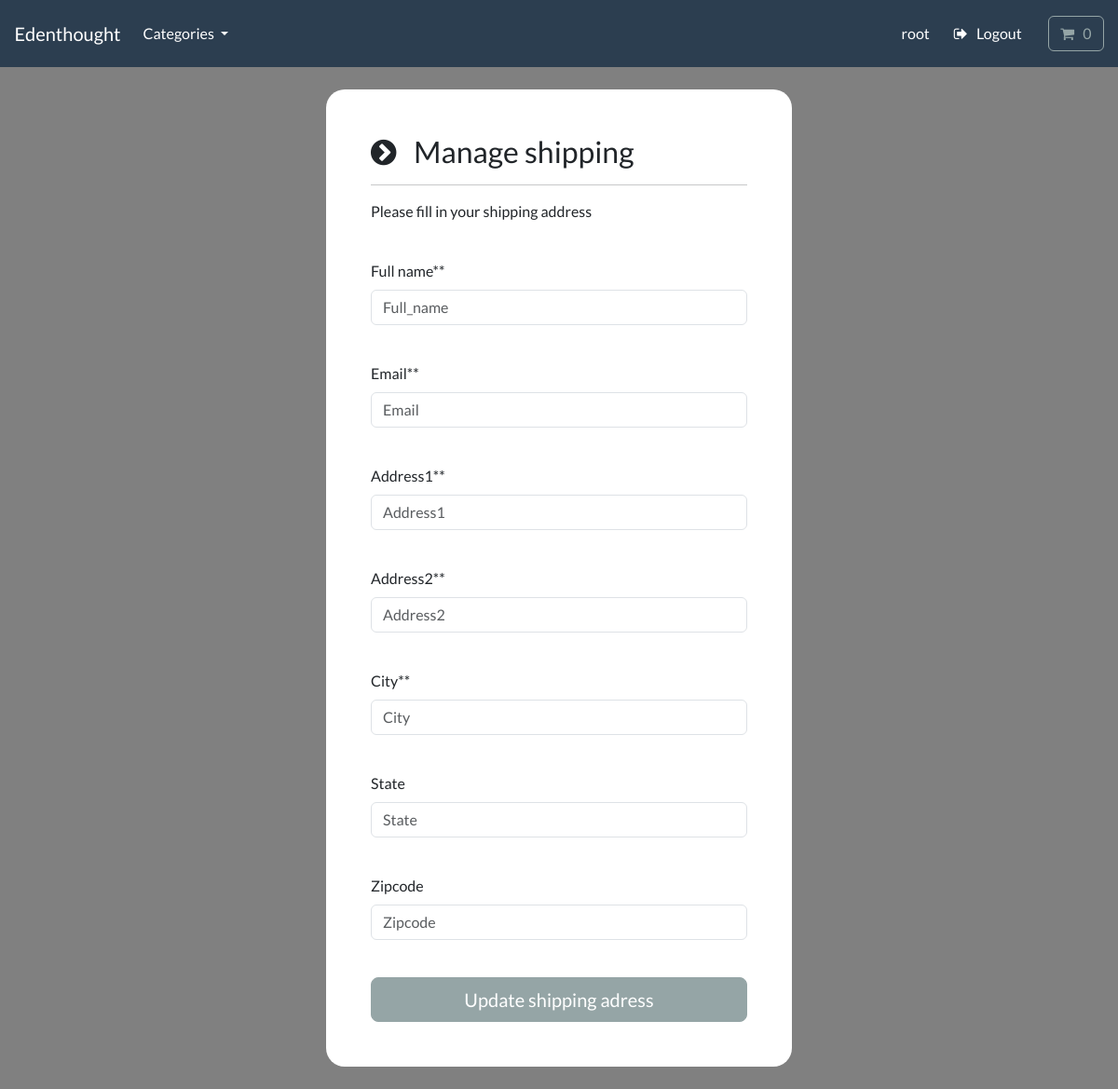
/account/manage-shipping (signed in), run on an earlier commit of the app's database.
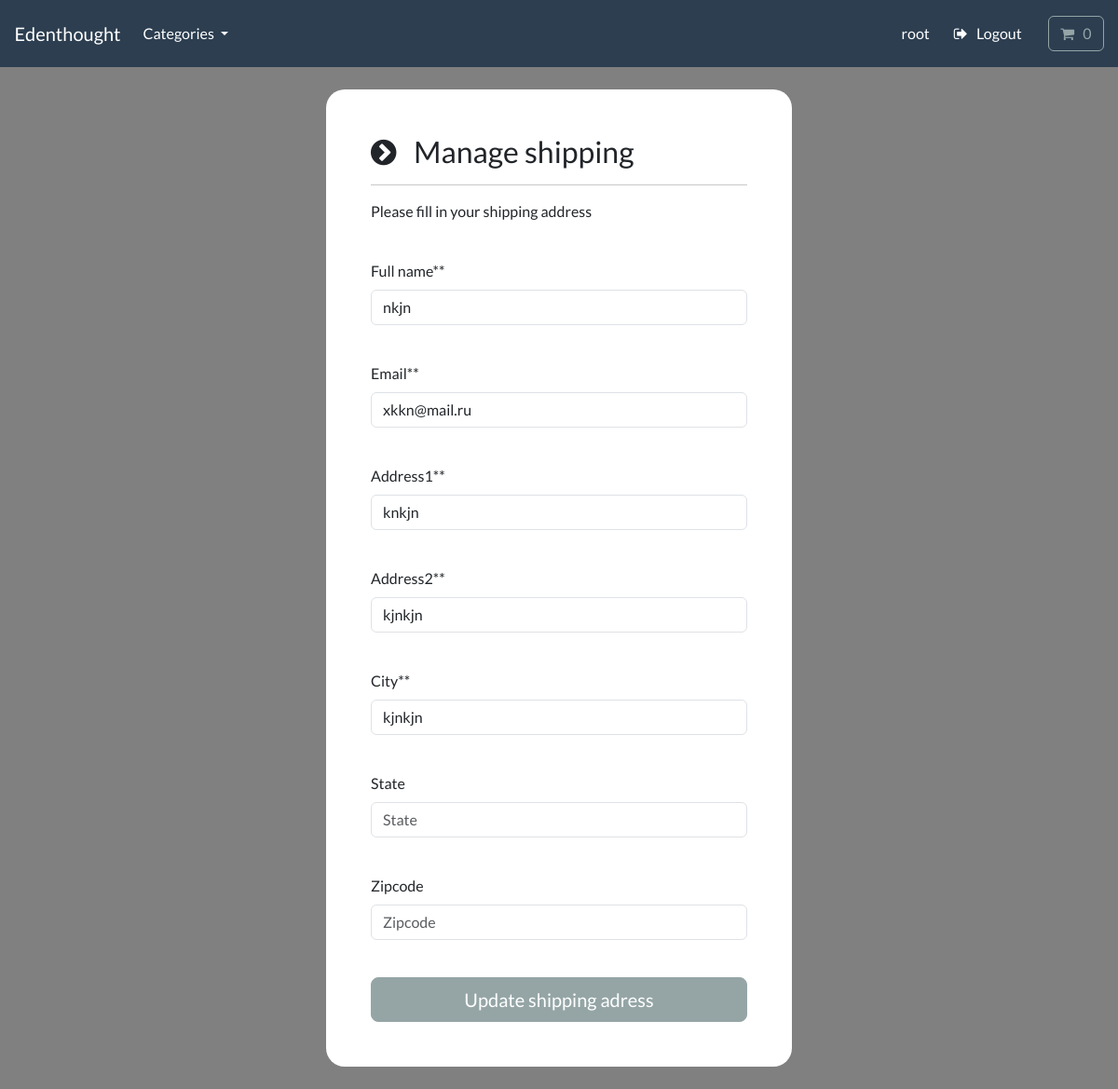
And on a later commit of the database.
### payment/models.py (models this page shows, shortened)
class ShippingAdress(models.Model):
    full_name = models.CharField(max_length=300)
    email=models.EmailField(max_length=255)
    address1=models.CharField(max_length=300)
    address2 = models.CharField(max_length=300)
    city=models.CharField(max_length=255)
    state=models.CharField(max_length=255,null=True, blank=True)
    zipcode=models.CharField(max_length=255,null=True, blank=True)
    user=models.ForeignKey(User, on_delete=models.CASCADE, null=True, blank=True)
    class Meta:
        verbose_name_plural="Shipping Adress"

### account/views.py (the view, shortened to what this page needs)
# urls.py: path('manage-shipping', views.manage_shipping, name='manage-shipping'),
@login_required(login_url='my-login')
def manage_shipping(request):
    try:
        shipping=ShippingAdress.objects.get(user=request.user.id)
    except ShippingAdress.DoesNotExist:
        shipping = None
    form=ShippingForm(instance=shipping)
    context={'form':form}
    return render(request, 'account/manage-shipping.html', context=context)

### payment/forms.py
class ShippingForm(forms.ModelForm):
    class Meta:
        model=ShippingAdress
        fields = ['full_name', 'email', 'address1', 'address2', 'city', 'state', 'zipcode']
        exclude=['user',]
        labels = {'full_name': 'Full name*','email':'Email*', 'address1': 'Address1*','address2': 'Address2*', 'city':'City*' }
        widgets = {
            field: forms.TextInput(attrs={"class":"form-control validate", 'placeholder': field.capitalize(), 'autocomplete':'off'}) for field in fields
            if field != 'email'
        }
        widgets['email'] = forms.EmailInput(attrs={"class": "form-control validate", 'placeholder': 'Email', 'autocomplete':'off'})

### cart/cart.py (called while the page is built)
    def __len__(self):
        return sum(item['qty'] for item in self.cart.values())

### cart/context_processors.py (called while the page is built)
def cart(request):
    return {'cart':Cart(request)}

### store/models.py (called while the page is built)
    def get_absolute_url(self):
        return reverse('list-category', args=[self.slug])

### store/views.py (called while the page is built)
def categories(request):
    all_categories=Category.objects.all()
    return {'all_categories':all_categories}

### account/templates/account/manage-shipping.html (shortened to what this page needs)
{% include 'store/base.html' %}
{% load static %}
{% load crispy_forms_tags %}
{% block content %}
    <body>
    <br>
    <div class="container bg-white shadow-md p-5 form-layout">
        <h3><i class="fa fa-chevron-circle-right" aria-hidden="true"></i> &nbsp; Manage shipping</h3>
        <hr>
        <p> Please fill in your shipping address</p>
        <br>
        <form method="POST" autocomplete="off">
              {{form.full_name|as_crispy_field}}
              <br>
              {{form.email|as_crispy_field}}
                <br>
                {{form.address1|as_crispy_field}}
                    <br>
                {{form.address2|as_crispy_field}}
                    <br>
                {{form.city|as_crispy_field}}
                    <br>
                {{form.state|as_crispy_field}}
                    <br>
                {{form.zipcode|as_crispy_field}}
                    <br>
            <button type="submit" class="btn btn-secondary btn-lg w-100 btn-block p-2"> Update shipping adress</button>
    </form>
    </div>
    </body>
{% endblock %}

What changed in the data, as far as the page shows it:
added ShippingAdress: full_name "nkjn", email "xkkn@mail.ru", address1 "knkjn", address2 "kjnkjn", city "kjnkjn"
